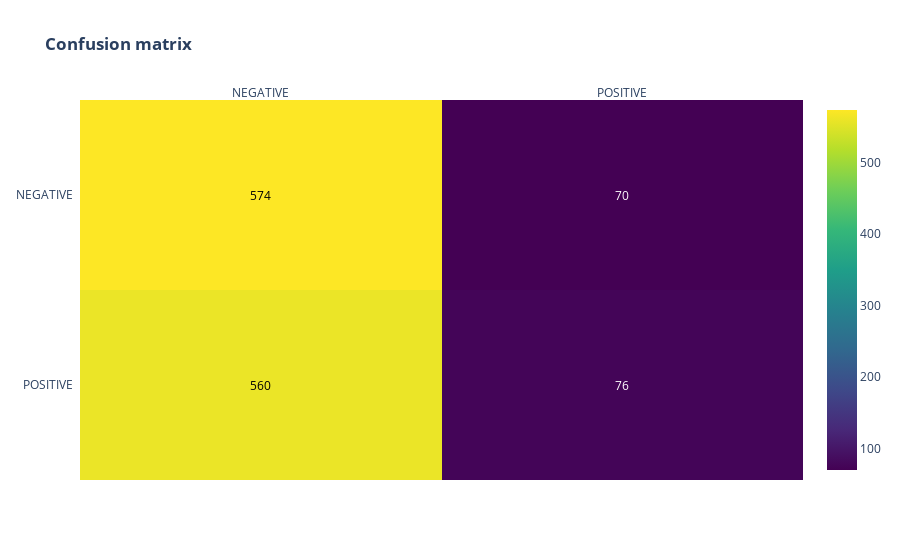

The cell this chart's notebook holds for it:
### Code cell
y_preds = (model.predict(X_val) > 0.5).astype("int32")
# show_metrics(y_preds, y_val)
target_names = ['NEGATIVE', 'POSITIVE']
print(classification_report(y_val, y_preds, target_names=target_names))
print("ROC AUC score : ", round(roc_auc_score(y_val, y_preds), 3))
print("Average Precision score : ", round(average_precision_score(y_val, y_preds), 3),)
conf_matrix(metrics.confusion_matrix(y_val, y_preds))

### Figure 1 — Plotly figure (JSON) as saved in the notebook; plotly's stock layout.template omitted (floating-point values rounded to 4 significant figures)
{"data": [{"colorscale": [[0, "#440154"], [0.1111, "#482878"], [0.2222, "#3e4989"], [0.3333, "#31688e"], [0.4444, "#26828e"], [0.5556, "#1f9e89"], [0.6667, "#35b779"], [0.7778, "#6ece58"], [0.8889, "#b5de2b"], [1, "#fde725"]], "reversescale": false, "showscale": true, "type": "heatmap", "x": ["NEGATIVE", "POSITIVE"], "y": ["POSITIVE", "NEGATIVE"], "z": [[560, 76], [574, 70]]}], "layout": {"annotations": [{"font": {"color": "#000000"}, "showarrow": false, "text": "560", "x": "NEGATIVE", "xref": "x", "y": "POSITIVE", "yref": "y"}, {"font": {"color": "#FFFFFF"}, "showarrow": false, "text": "76", "x": "POSITIVE", "xref": "x", "y": "POSITIVE", "yref": "y"}, {"font": {"color": "#000000"}, "showarrow": false, "text": "574", "x": "NEGATIVE", "xref": "x", "y": "NEGATIVE", "yref": "y"}, {"font": {"color": "#FFFFFF"}, "showarrow": false, "text": "70", "x": "POSITIVE", "xref": "x", "y": "NEGATIVE", "yref": "y"}], "autosize": true, "title": {"text": "<b>Confusion matrix</b>"}, "xaxis": {"autorange": true, "dtick": 1, "gridcolor": "rgb(0, 0, 0)", "range": [-0.5, 1.5], "side": "top", "ticks": "", "type": "category"}, "yaxis": {"autorange": true, "dtick": 1, "range": [-0.5, 1.5], "ticks": "", "ticksuffix": "  ", "type": "category"}}}
